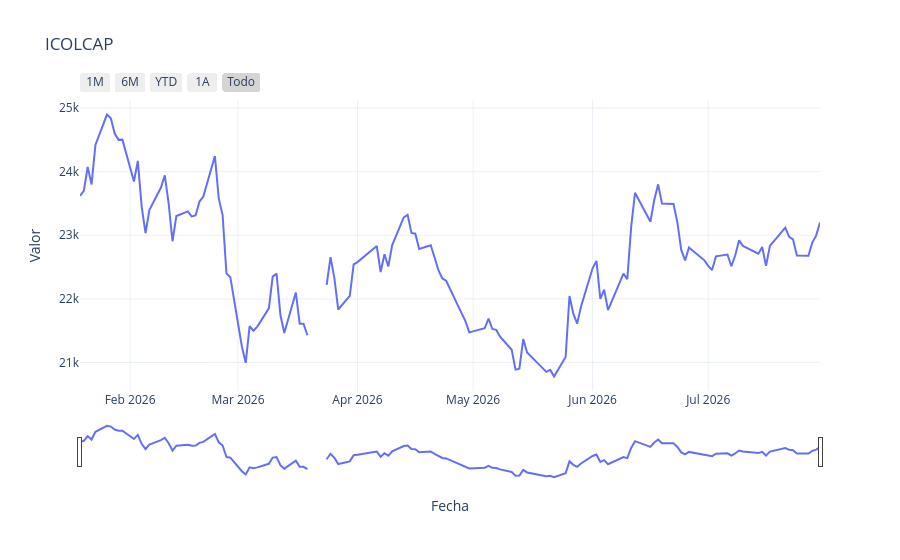

The code cell stored with this chart in its notebook:
### Code cell
plotly_oneplot(COLCAP, x_col="Fecha", y_col="Precios (último /cierre)", plot_title="ICOLCAP")

### Figure 1 — Plotly figure (JSON) as saved in the notebook; plotly's stock layout.template omitted (floating-point values rounded to 4 significant figures; data arrays with more than 128 entries replaced by an {"elided": "..."} marker saying what was removed)
{"data": [{"mode": "lines", "name": "Precios (último /cierre)", "type": "scatter", "x": {"elided": "129 str values"}, "y": {"elided": "129 float values"}}], "layout": {"hovermode": "x unified", "title": {"text": "ICOLCAP"}, "xaxis": {"rangeselector": {"buttons": [{"count": 1, "label": "1M", "step": "month", "stepmode": "backward"}, {"count": 6, "label": "6M", "step": "month", "stepmode": "backward"}, {"count": 1, "label": "YTD", "step": "year", "stepmode": "todate"}, {"count": 1, "label": "1A", "step": "year", "stepmode": "backward"}, {"label": "Todo", "step": "all"}]}, "rangeslider": {"visible": true}, "title": {"text": "Fecha"}, "type": "date"}, "yaxis": {"title": {"text": "Valor"}}}}
